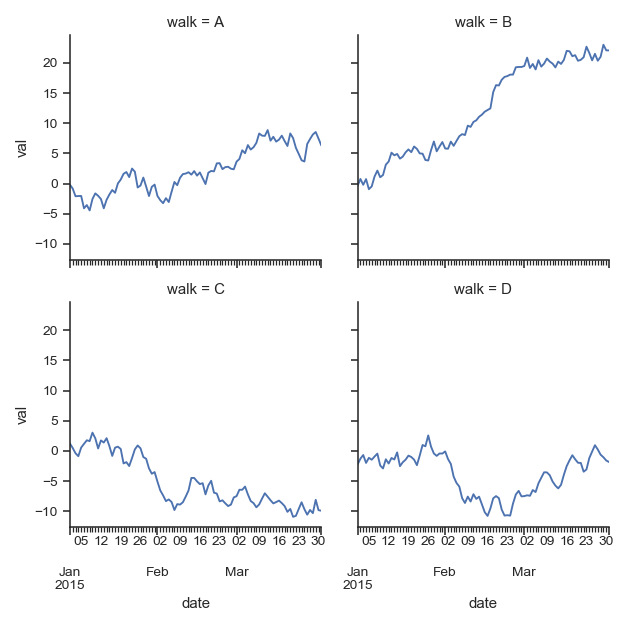

The Python source for this figure:
import pandas as pd
df = pd.DataFrame(
    data=np.random.randn(90, 4),
    columns=pd.Series(list("ABCD"), name="walk"),
    index=pd.date_range("2015-01-01", "2015-03-31",
                        name="date"))
df = df.cumsum(axis=0).stack().reset_index(name="val")
def dateplot(x, y, **kwargs):
    ax = plt.gca()
    data = kwargs.pop("data")
    data.plot(x=x, y=y, ax=ax, grid=False, **kwargs)
g = sns.FacetGrid(df, col="walk", col_wrap=2, height=3.5)
g = g.map_dataframe(dateplot, "date", "val")
